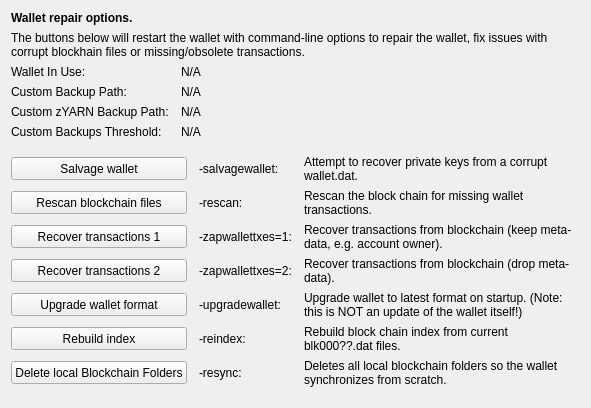
     <widget class="QWidget" name="tab_repair">
      <attribute name="title">
       <string>&amp;Wallet Repair</string>
      </attribute>
      <layout class="QGridLayout" name="gridLayout_4" columnstretch="0,0,0,0">
       <property name="horizontalSpacing">
        <number>12</number>
       </property>
       <item row="0" column="0" colspan="4">
        <widget class="QLabel" name="label_repair_header">
         <property name="font">
          <font>
           <weight>75</weight>
           <bold>true</bold>
          </font>
         </property>
         <property name="text">
          <string>Wallet repair options.</string>
         </property>
        </widget>
       </item>
       <item row="1" column="0" colspan="4">
        <widget class="QLabel" name="label_repair_helptext">
         <property name="font">
          <font>
           <weight>50</weight>
           <bold>false</bold>
          </font>
         </property>
         <property name="text">
          <string>The buttons below will restart the wallet with command-line options to repair the wallet, fix issues with corrupt blockhain files or missing/obsolete transactions.</string>
         </property>
         <property name="wordWrap">
          <bool>true</bool>
         </property>
        </widget>
       </item>
       <item row="2" column="0">
        <widget class="QLabel" name="wallet_path_label">
         <property name="text">
          <string>Wallet In Use:</string>
         </property>
        </widget>
       </item>
       <item row="2" column="1" colspan="3">
        <widget class="QLabel" name="wallet_path">
         <property name="cursor">
          <cursorShape>IBeamCursor</cursorShape>
         </property>
         <property name="text">
          <string>N/A</string>
         </property>
         <property name="textFormat">
          <enum>Qt::PlainText</enum>
         </property>
         <property name="textInteractionFlags">
          <set>Qt::LinksAccessibleByMouse|Qt::TextSelectableByKeyboard|Qt::TextSelectableByMouse</set>
         </property>
        </widget>
       </item>
       <item row="3" column="0">
        <widget class="QLabel" name="wallet_custombackuppath_label">
         <property name="text">
          <string>Custom Backup Path:</string>
         </property>
         <property name="visible">
          <bool>false</bool>
         </property>
        </widget>
       </item>
       <item row="3" column="1" colspan="3">
        <widget class="QLabel" name="wallet_custombackuppath">
         <property name="cursor">
          <cursorShape>IBeamCursor</cursorShape>
         </property>
         <property name="text">
          <string>N/A</string>
         </property>
         <property name="textFormat">
          <enum>Qt::PlainText</enum>
         </property>
         <property name="textInteractionFlags">
          <set>Qt::LinksAccessibleByMouse|Qt::TextSelectableByKeyboard|Qt::TextSelectableByMouse</set>
         </property>
         <property name="visible">
          <bool>false</bool>
         </property>
        </widget>
       </item>
       <item row="4" column="0">
        <widget class="QLabel" name="wallet_customzyarnbackuppath_label">
         <property name="text">
          <string>Custom zYARN Backup Path:</string>
         </property>
         <property name="visible">
          <bool>false</bool>
         </property>
        </widget>
       </item>
       <item row="4" column="1" colspan="3">
        <widget class="QLabel" name="wallet_customzyarnbackuppath">
         <property name="cursor">
          <cursorShape>IBeamCursor</cursorShape>
         </property>
         <property name="text">
          <string>N/A</string>
         </property>
         <property name="textFormat">
          <enum>Qt::PlainText</enum>
         </property>
         <property name="textInteractionFlags">
          <set>Qt::LinksAccessibleByMouse|Qt::TextSelectableByKeyboard|Qt::TextSelectableByMouse</set>
         </property>
         <property name="visible">
          <bool>false</bool>
         </property>
        </widget>
       </item>
       <item row="5" column="0">
        <widget class="QLabel" name="wallet_custombackupthreshold_label">
         <property name="text">
          <string>Custom Backups Threshold:</string>
         </property>
         <property name="visible">
          <bool>false</bool>
         </property>
        </widget>
       </item>
       <item row="5" column="1" colspan="3">
        <widget class="QLabel" name="wallet_custombackupthreshold">
         <property name="cursor">
          <cursorShape>IBeamCursor</cursorShape>
         </property>
         <property name="text">
          <string>N/A</string>
         </property>
         <property name="textFormat">
          <enum>Qt::PlainText</enum>
         </property>
         <property name="textInteractionFlags">
          <set>Qt::LinksAccessibleByMouse|Qt::TextSelectableByKeyboard|Qt::TextSelectableByMouse</set>
         </property>
         <property name="visible">
          <bool>false</bool>
         </property>
        </widget>
       </item>
       <item row="6" column="0">
        <spacer name="verticalSpacer_repair1">
         <property name="orientation">
          <enum>Qt::Vertical</enum>
         </property>
         <property name="sizeHint" stdset="0">
          <size>
           <width>10</width>
           <height>10</height>
          </size>
         </property>
        </spacer>
       </item>
       <item row="7" column="0" colspan="2">
        <widget class="QPushButton" name="btn_salvagewallet">
         <property name="minimumSize">
          <size>
           <width>100</width>
           <height>23</height>
          </size>
         </property>
         <property name="text">
          <string>Salvage wallet</string>
         </property>
        </widget>
       </item>
       <item row="7" column="2">
        <widget class="QLabel" name="label_repair_salvage_command">
         <property name="text">
          <string notr="true">-salvagewallet:</string>
         </property>
        </widget>
       </item>
       <item row="7" column="3">
        <widget class="QLabel" name="label_repair_salvage">
         <property name="text">
          <string>Attempt to recover private keys from a corrupt wallet.dat.</string>
         </property>
         <property name="wordWrap">
          <bool>true</bool>
         </property>
        </widget>
       </item>
       <item row="8" column="0" colspan="2">
        <widget class="QPushButton" name="btn_rescan">
         <property name="minimumSize">
          <size>
           <width>100</width>
           <height>23</height>
          </size>
         </property>
         <property name="text">
          <string>Rescan blockchain files</string>
         </property>
        </widget>
       </item>
       <item row="8" column="2">
        <widget class="QLabel" name="label_repair_rescan_command">
         <property name="text">
          <string notr="true">-rescan:</string>
         </property>
        </widget>
       </item>
       <item row="8" column="3">
        <widget class="QLabel" name="label_repair_rescan">
         <property name="text">
          <string>Rescan the block chain for missing wallet transactions.</string>
         </property>
         <property name="wordWrap">
          <bool>true</bool>
         </property>
        </widget>
       </item>
       <item row="9" column="0" colspan="2">
        <widget class="QPushButton" name="btn_zapwallettxes1">
         <property name="minimumSize">
          <size>
           <width>100</width>
           <height>23</height>
          </size>
         </property>
         <property name="text">
          <string>Recover transactions 1</string>
         </property>
        </widget>
       </item>
       <item row="9" column="2">
        <widget class="QLabel" name="label_repair_zap1_command">
         <property name="text">
          <string notr="true">-zapwallettxes=1:</string>
         </property>
        </widget>
       </item>
       <item row="9" column="3">
        <widget class="QLabel" name="label_repair_zap1">
         <property name="text">
          <string>Recover transactions from blockchain (keep meta-data, e.g. account owner).</string>
         </property>
         <property name="wordWrap">
          <bool>true</bool>
         </property>
        </widget>
       </item>
       <item row="10" column="0" colspan="2">
        <widget class="QPushButton" name="btn_zapwallettxes2">
         <property name="minimumSize">
          <size>
           <width>100</width>
           <height>23</height>
          </size>
         </property>
         <property name="text">
          <string>Recover transactions 2</string>
         </property>
        </widget>
       </item>
       <item row="10" column="2">
        <widget class="QLabel" name="label_repair_zap2_command">
         <property name="text">
          <string notr="true">-zapwallettxes=2:</string>
         </property>
        </widget>
       </item>
       <item row="10" column="3">
        <widget class="QLabel" name="label_repair_zap2">
         <property name="text">
          <string>Recover transactions from blockchain (drop meta-data).</string>
         </property>
         <property name="wordWrap">
          <bool>true</bool>
         </property>
        </widget>
       </item>
       <item row="11" column="0" colspan="2">
        <widget class="QPushButton" name="btn_upgradewallet">
         <property name="minimumSize">
          <size>
           <width>100</width>
           <height>23</height>
          </size>
         </property>
         <property name="text">
          <string>Upgrade wallet format</string>
         </property>
        </widget>
       </item>
       <item row="11" column="2">
        <widget class="QLabel" name="label_repair_upgrade_command">
         <property name="text">
          <string notr="true">-upgradewallet:</string>
         </property>
        </widget>
       </item>
       <item row="11" column="3">
        <widget class="QLabel" name="label_repair_upgrade">
         <property name="text">
          <string>Upgrade wallet to latest format on startup. (Note: this is NOT an update of the wallet itself!)</string>
         </property>
         <property name="wordWrap">
          <bool>true</bool>
         </property>
        </widget>
       </item>
       <item row="12" column="0" colspan="2">
        <widget class="QPushButton" name="btn_reindex">
         <property name="minimumSize">
          <size>
           <width>100</width>
           <height>23</height>
          </size>
         </property>
         <property name="text">
          <string>Rebuild index</string>
         </property>
        </widget>
       </item>
       <item row="12" column="2">
        <widget class="QLabel" name="label_repair_reindex_command">
         <property name="text">
          <string notr="true">-reindex:</string>
         </property>
        </widget>
       </item>
       <item row="12" column="3">
        <widget class="QLabel" name="label_repair_reindex">
         <property name="text">
          <string>Rebuild block chain index from current blk000??.dat files.</string>
         </property>
         <property name="wordWrap">
          <bool>true</bool>
         </property>
        </widget>
       </item>
       <item row="13" column="0" colspan="2">
        <widget class="QPushButton" name="btn_resync">
         <property name="minimumSize">
          <size>
           <width>100</width>
           <height>23</height>
          </size>
         </property>
         <property name="text">
          <string>Delete local Blockchain Folders</string>
         </property>
        </widget>
       </item>
       <item row="13" column="2">
        <widget class="QLabel" name="label_repair_resync_command">
         <property name="text">
          <string>-resync:</string>
         </property>
        </widget>
       </item>
       <item row="13" column="3">
        <widget class="QLabel" name="label_repair_resync">
         <property name="text">
          <string>Deletes all local blockchain folders so the wallet synchronizes from scratch.</string>
         </property>
         <property name="wordWrap">
          <bool>true</bool>
         </property>
        </widget>
       </item>
       <item row="14" column="0">
        <spacer name="verticalSpacer_repair2">
         <property name="orientation">
          <enum>Qt::Vertical</enum>
         </property>
         <property name="sizeHint" stdset="0">
          <size>
           <width>20</width>
           <height>10</height>
          </size>
         </property>
        </spacer>
       </item>
      </layout>
     </widget>
